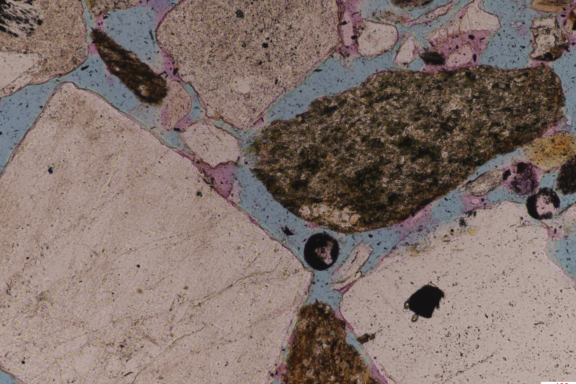
#> input picture dataset/Demo/test/PPL-/16A063-1_a27.png, 576 x 384 px, found by its file name; its folder holds only this picture in this run
$ jupyter execute --allow-errors process.ipynb
#> lines starting #> are read from the running program, lines starting #| are printed output that depends on the picture; after the words box and inside, x2 and y2 are one past the last pixel; in counts of white or black regions, pixels touching at a corner belong together
[cell 1]
import cv2
import numpy as np
import matplotlib.pyplot as plt

# 读取图像并转换颜色空间
img_bgr = cv2.imread(r'G:\wyj_big_project\H_\VRP-SAM-main\dataset\ROCK\PPL-temp\a30_6.png')  # 替换为您的图像路径
#> (the rest of this cell did not finish here and is left out)

[cell 2]
import matplotlib.pyplot as plt
import cv2
import os
import numpy as np

def visualize_green_red_effect(image_path, threshold=30):
    # 读取图像
#> called with threshold = 30
    img = cv2.imread(image_path)
#> img is the input picture: shape (384, 576, 3); mean B, G, R 107.7, 113.5, 129.7
    img_rgb = cv2.cvtColor(img, cv2.COLOR_BGR2RGB)

    # 计算Green-Red差异
    green_channel = img_rgb[:, :, 1]  # 绿色通道
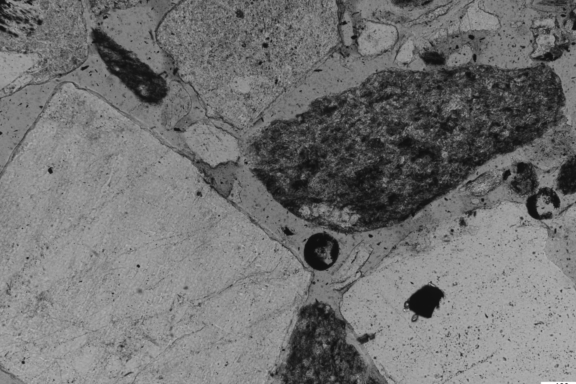
#> green_channel: shape (384, 576); min 15, max 255, mean 113.5
    red_channel = img_rgb[:, :, 0]    # 红色通道
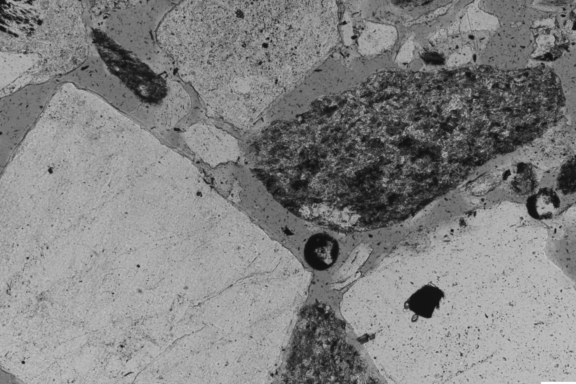
#> red_channel: shape (384, 576); min 16, max 255, mean 129.7
    diff = green_channel.astype(int) - red_channel.astype(int)
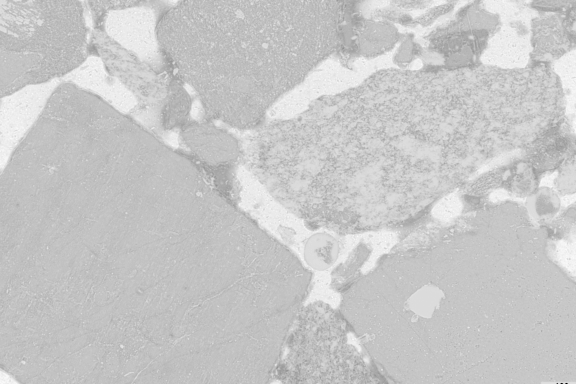
#> diff: shape (384, 576) int64; min -163, max 24, mean -16.2; drawn with min black and max white
    diff_abs = np.abs(diff)  # 取绝对值方便可视化
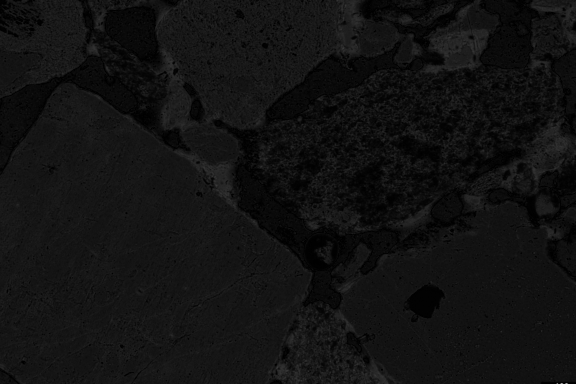
#> diff_abs: shape (384, 576) int64; min 0, max 163, mean 17.9

    # 二值化处理
    _, binary = cv2.threshold(diff_abs.astype(np.uint8), threshold, 255, cv2.THRESH_BINARY)
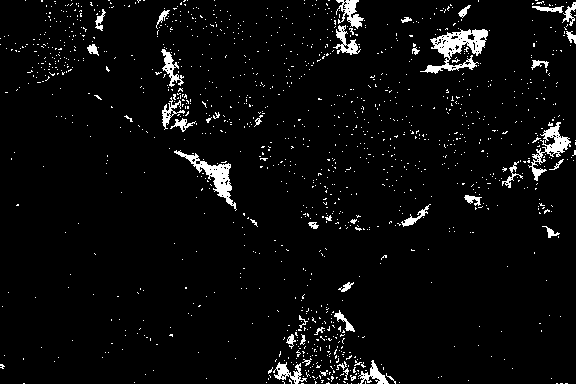
#> binary: shape (384, 576); 4.2% white; 1303 white regions (1259 under 20 px), largest, box (x1, y1, x2, y2) and area: (420, 29, 488, 74) 1208, (174, 150, 237, 211) 822, (528, 122, 571, 181) 676

    # 创建可视化画布
    plt.figure(figsize=(15, 5))

    # 显示原始图像
    plt.subplot(1, 3, 1)
    plt.imshow(img_rgb)
    plt.title('Original Image')
    plt.axis('off')

    # 显示Green-Red差异图
    plt.subplot(1, 3, 2)
    plt.imshow(diff_abs, cmap='jet')  # 使用jet颜色映射增强对比
    plt.title('Green-Red Difference')
    plt.axis('off')

    # 显示二值化结果
    plt.subplot(1, 3, 3)
    plt.imshow(binary, cmap='gray')
    plt.title(f'Binary (Threshold={threshold})')
    plt.axis('off')

    plt.tight_layout()
    plt.show()

# 使用示例
input_dir = "G:\wyj_big_project\H_\VRP-SAM-main\dataset\ROCK\PPL-"  # 替换为你的图片文件夹路径
threshold = 30  # 可调整的阈值参数

# 批量处理文件夹内所有jpg/png图片
for i,filename in enumerate(os.listdir(input_dir)):
    if i==20:
        break
    if filename.lower().endswith(('.png', '.jpg', '.jpeg')):
        image_path = os.path.join(input_dir, filename)
        print(f"Processing: {filename}")
        visualize_green_red_effect(image_path, threshold)

[cell 3]
import matplotlib.pyplot as plt
import cv2
import os
import numpy as np

def visualize_hue_effect(image_path, hue_threshold=30):
    # 读取图像并转换为HSV颜色空间
#> called with hue_threshold = 30
    img = cv2.imread(image_path)
    img_hsv = cv2.cvtColor(img, cv2.COLOR_BGR2HSV)
#> img_hsv: shape (384, 576, 3); mean H, S, V 43.2, 56.3, 131.4

    # 提取Hue通道（范围0-180，OpenCV的Hue范围是0-180，而非0-360）
    hue_channel = img_hsv[:, :, 0]
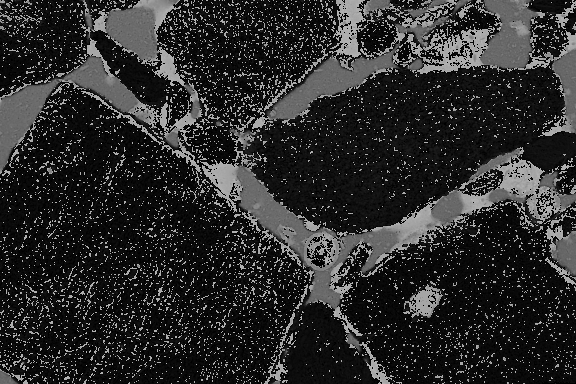
#> hue_channel: shape (384, 576); min 0, max 179, mean 43.2

    # 二值化Hue通道（根据阈值提取特定颜色范围）
    _, binary = cv2.threshold(hue_channel, hue_threshold, 255, cv2.THRESH_BINARY)
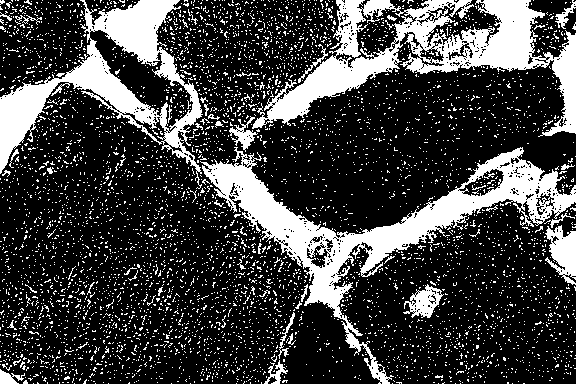
#> binary: shape (384, 576); 25.3% white; 5226 white regions (5173 under 20 px), largest, box (x1, y1, x2, y2) and area: (200, 147, 576, 384) 14676, (252, 0, 576, 137) 13746, (0, 0, 203, 189) 10305

    # 创建可视化画布
    plt.figure(figsize=(15, 5))

    # 显示原始图像
    plt.subplot(1, 3, 1)
    plt.imshow(cv2.cvtColor(img, cv2.COLOR_BGR2RGB))
    plt.title('Original Image')
    plt.axis('off')

    # 显示Hue通道（使用hsv颜色映射增强可视化效果）
    plt.subplot(1, 3, 2)
    plt.imshow(hue_channel, cmap='hsv', vmin=0, vmax=180)  # Hue范围0-180
    plt.colorbar(label='Hue Value (0-180)')
    plt.title('Hue Channel')
    plt.axis('off')

    # 显示二值化结果
    plt.subplot(1, 3, 3)
    plt.imshow(binary, cmap='gray')
    plt.title(f'Binary (Threshold={hue_threshold})')
    plt.axis('off')

    plt.tight_layout()
    plt.show()
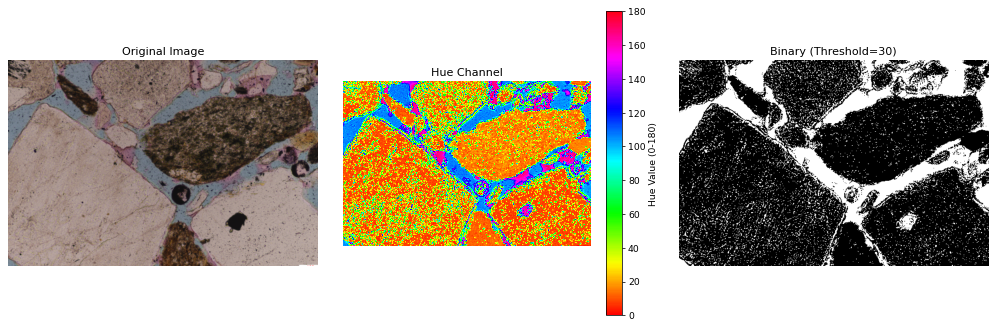
#> figure drawn by matplotlib, 4 panels

# 使用示例
input_dir = "G:/wyj_big_project/H_/VRP-SAM-main/dataset/ROCK/PPL-"  # 注意路径使用正斜杠或双反斜杠
hue_threshold = 30  # 可调整的Hue阈值

# 批量处理文件夹内所有图片（限制前20张）
for i, filename in enumerate(os.listdir(input_dir)):
    if i >= 20:
        break
    if filename.lower().endswith(('.png', '.jpg', '.jpeg')):
        image_path = os.path.join(input_dir, filename)
        print(f"Processing: {filename}")
        visualize_hue_effect(image_path, hue_threshold)
